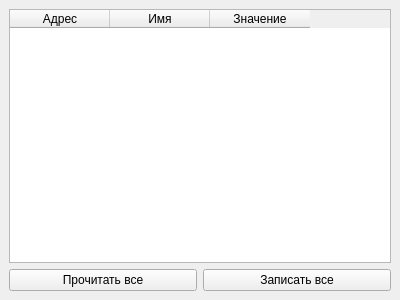
<?xml version="1.0" encoding="UTF-8"?>
<ui version="4.0">
 <class>MainWindow</class>
 <widget class="QMainWindow" name="MainWindow">
  <property name="geometry">
   <rect>
    <x>0</x>
    <y>0</y>
    <width>400</width>
    <height>300</height>
   </rect>
  </property>
  <widget class="QWidget" name="centralwidget">
   <layout class="QVBoxLayout" name="verticalLayout">
    <item>
     <widget class="QTableWidget" name="tableWidget">
      <column>
       <property name="text">
        <string>Адрес</string>
       </property>
      </column>
      <column>
       <property name="text">
        <string>Имя</string>
       </property>
      </column>
      <column>
       <property name="text">
        <string>Значение</string>
       </property>
      </column>
     </widget>
    </item>
    <item>
     <layout class="QHBoxLayout" name="horizontalLayout">
      <item>
       <widget class="QPushButton" name="pushButtonRead">
        <property name="text">
         <string>Прочитать все</string>
        </property>
       </widget>
      </item>
      <item>
       <widget class="QPushButton" name="pushButtonWrite">
        <property name="text">
         <string>Записать все</string>
        </property>
       </widget>
      </item>
     </layout>
    </item>
   </layout>
  </widget>
 </widget>
 <resources/>
 <connections/>
</ui>
